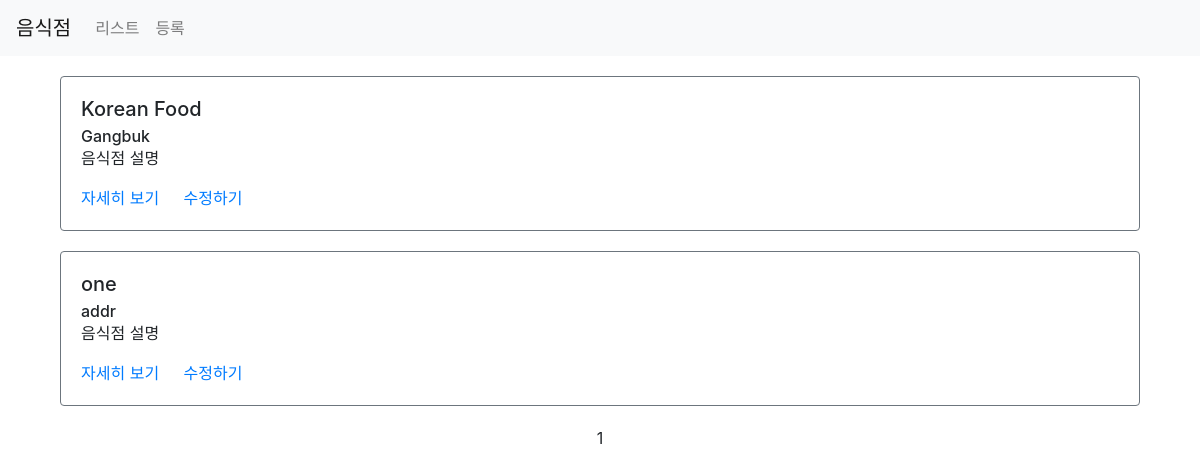
The app's page /third/list/?page=2, older data.
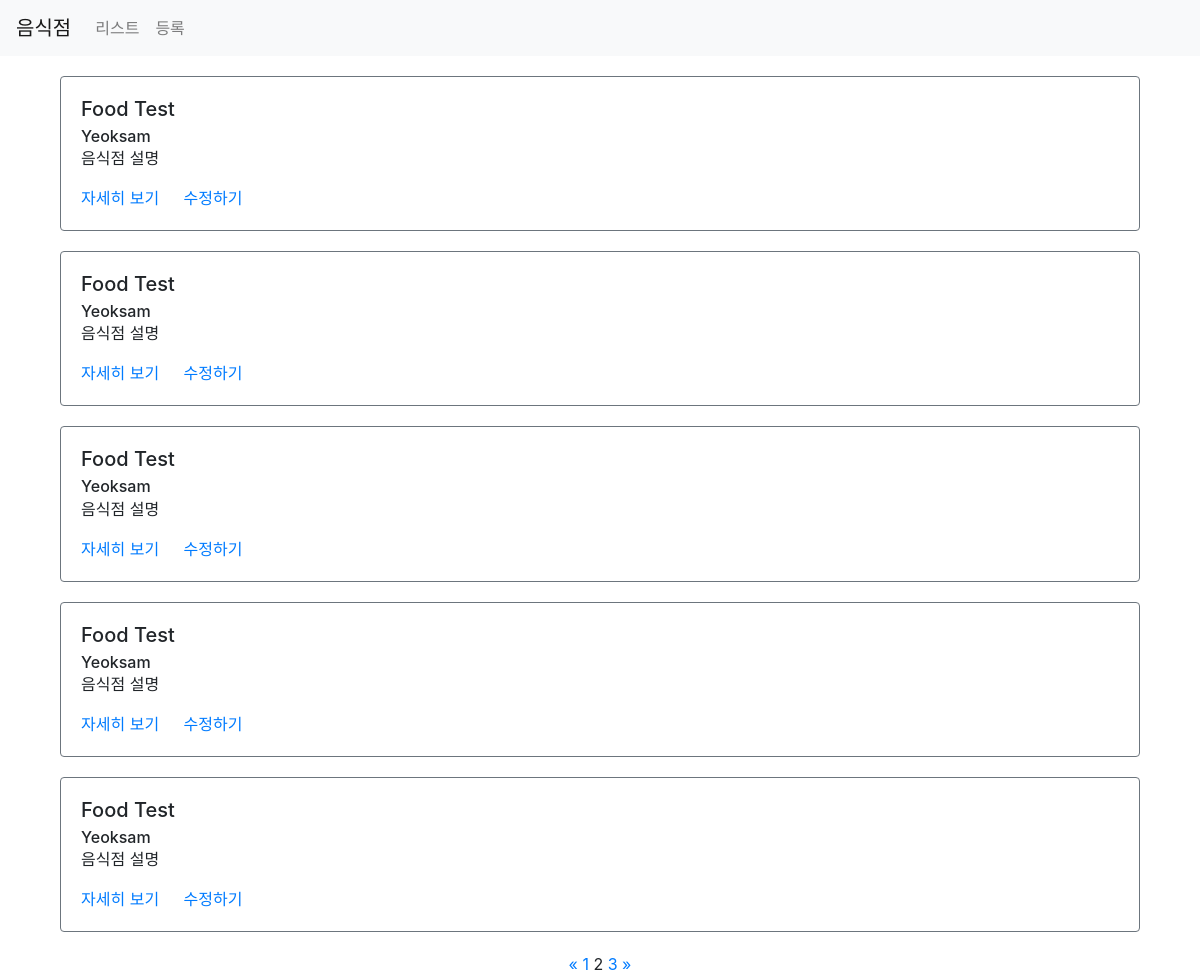
The same page, newer data.
### third/models.py (models this page shows)
class Restaurant(models.Model):
    name = models.CharField(max_length=30)
    address = models.CharField(max_length=200)
    created_at = models.DateTimeField(auto_now_add=True)
    updated_at = models.DateTimeField(auto_now=True)

### third/views.py (the view)
# urls.py: path('list/', views.list, name='list'),
def list(request):
    restaurants = Restaurant.objects.all()
    paginator = Paginator(restaurants, 5)
    page = request.GET.get('page')
    items = paginator.get_page(page)
    context = {
        'restaurants': items
    }
    return render(request, 'third/list.html', context)

### third/templates/third/list.html
{% extends 'third/base.html' %}
{% load static %}
{% block content %}
<div class="container">
    {% for item in restaurants%}
    <div class="row restaurant-item" style="margin:20px auto;">
        <div class="col-sm-12">
            <div class="card border-secondary">
                <div class="card-body">
                    <h5 class="card-title">{{ item.name }}</h5>
                    <h6 class="card-subtitle">{{ item.address }}</h6>
                    <p class="card-text">음식점 설명</p>
                    <a href="#" class="card-link">자세히 보기</a>
                    <a href="#" class="card-link">수정하기</a>
                </div>
            </div>
        </div>
    </div>
    {% endfor %}
    <div class="row">
        <div class="col-sm-12 text-center">
            <div class="pagination">
                <span class="step-links text-center" style="width:100%;">
                    {% if restaurants.has_previous %}
                        <a href="?page=1">&laquo;</a>
                        <a href="?page={{ restaurants.previous_page_number }}">{{ restaurants.previous_page_number }}</a>
                    {% endif %}
                        <span class="current">
                            {{ restaurants.number }}
                        </span>
                    {% if restaurants.has_next %}
                        <a href="?page={{ restaurants.next_page_number }}">{{ restaurants.next_page_number }}</a>
                        <a href="?page={{ restaurants.paginator.num_pages }}">&raquo;</a>
                    {% endif %}
                </span>
            </div>
        </div>
    </div>
</div>
{% endblock %}

### third/templates/third/base.html (shortened to what this page needs)
{% load static %}
<html>
<head>
    <link rel="stylesheet" href="https://cdn.jsdelivr.net/npm/bootstrap@4.1.3/dist/css/bootstrap.min.css">
    <link rel="stylesheet" href="{% static 'third/styles.css' %}">
</head>
<body>
    <nav class="navbar navbar-expand-lg navbar-light bg-light">
        <a class="navbar-brand" href="/third/list">음식점</a>
        <div class="collapse navbar-collapse" id="navbarNav">
          <ul class="navbar-nav">
            <li class="nav-item">
              <a class="nav-link" href="/third/list">리스트</a>
            </li>
            <li class="nav-item">
              <a class="nav-link" href="/third/create">등록</a>
            </li>
          </ul>
        </div>
      </nav>
    {% block content %}
    {% endblock %}
</body>
</html>

Row changes from the older to the newer data that the page shows:
no longer on this page (row unchanged): Restaurant: name "Korean Food", address "Gangbuk"
no longer on this page (row unchanged): Restaurant: name "one", address "addr"
added Restaurant: name "Food Test", address "Yeoksam"
added Restaurant: name "Food Test", address "Yeoksam"
added Restaurant: name "Food Test", address "Yeoksam"
added Restaurant: name "Food Test", address "Yeoksam"
added Restaurant: name "Food Test", address "Yeoksam"
Text that changed along with them:
{{ restaurants.previous_page_number }}: (not shown) → "1"
{{ restaurants.number }}: "1" → "2"
{{ restaurants.next_page_number }}: (not shown) → "3"
